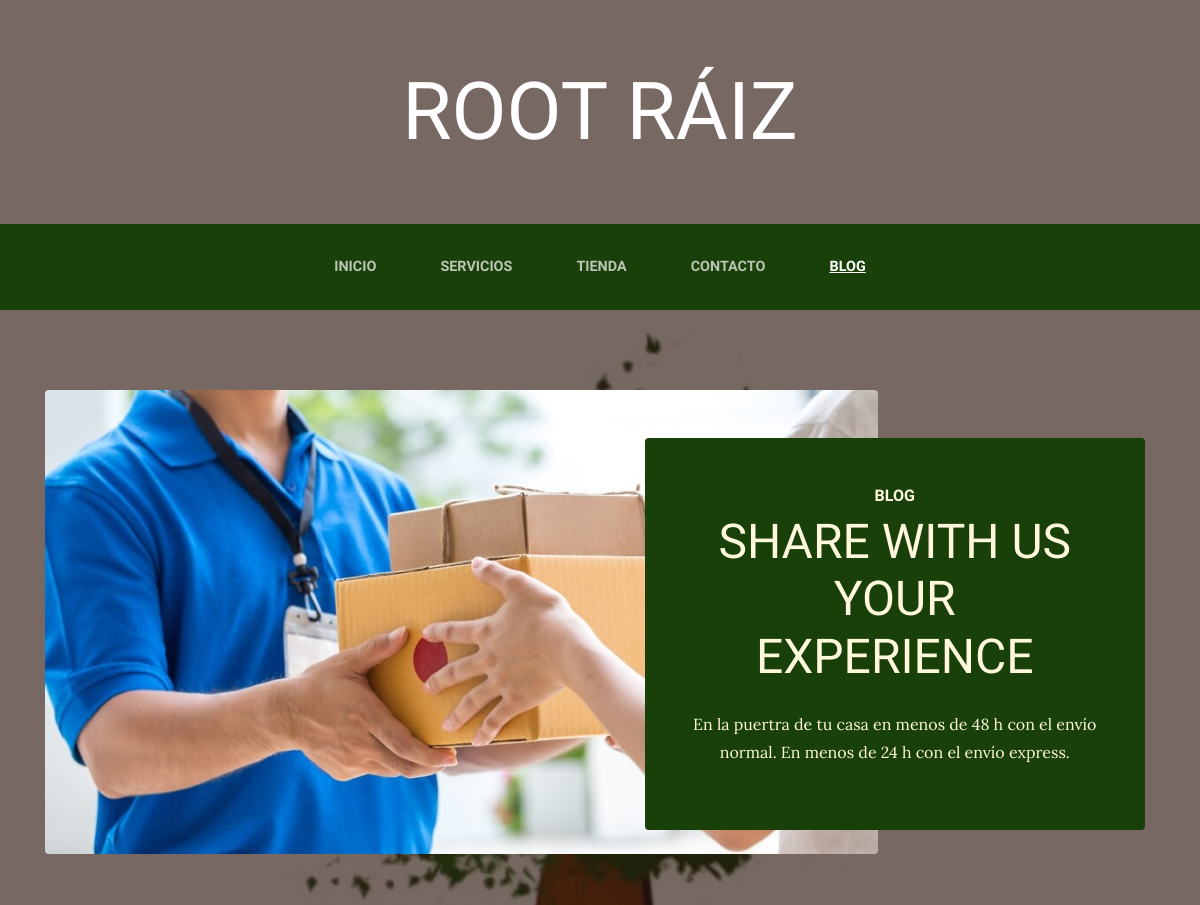
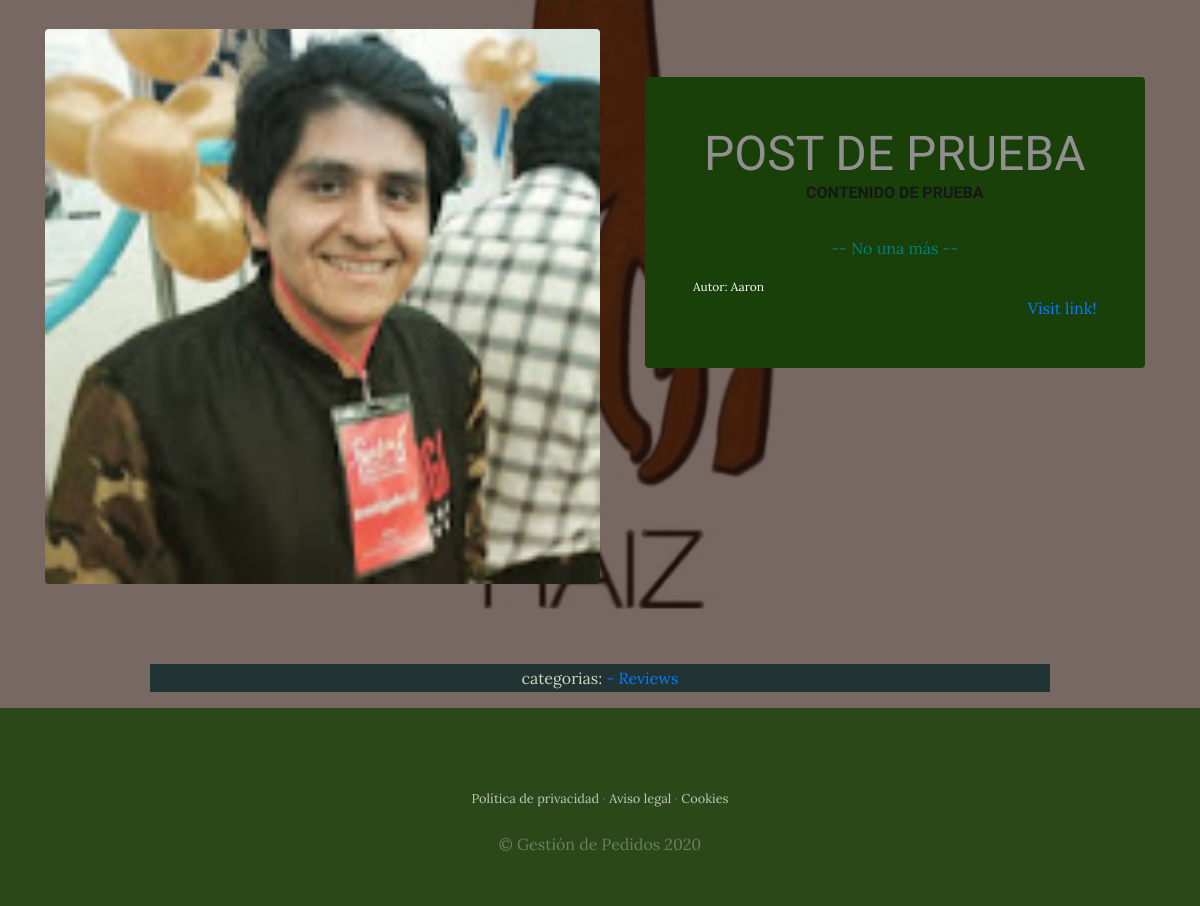
The page /Blog/categoria/4/ on the database its author committed (2 pictures, top to bottom).
### blog/models.py (models this page shows, shortened)
class Post(models.Model):
    titulo = models.CharField(max_length=50)
    contenido = models.CharField(max_length=50)
    imagen = models.ImageField(upload_to = 'blog', null = True, blank = True)
    autor = models.ForeignKey(User, on_delete = models.CASCADE)
    categorias = models.ManyToManyField(Categoria)
    creado = models.DateField(auto_now_add=True)
    modificado = models.DateField(auto_now_add=True)
    fuente = models.URLField()
    class Meta:
        verbose_name = "post"
        verbose_name_plural = "posts"

class Categoria(models.Model):
    nombre = models.CharField(max_length=50)
    creado = models.DateField(auto_now_add=True)
    modificado = models.DateField(auto_now_add=True)
    class Meta:
        verbose_name = "categoria"
        verbose_name_plural = "categorias"

### blog/views.py (the view)
# urls.py: path('categoria/<int:categoria_id>/', views.categoria, name='categoria'),
def categoria(request, categoria_id):
    categoria = Categoria.objects.get(id = categoria_id)
    posts = Post.objects.filter(categorias = categoria)
    return render(request, "blog/categorias.html", {"categorias": categoria_id, "posts": posts})

### blog/templates/blog/categorias.html
{% extends "RooTapp/base.html" %}
{% load static %}
{% block content %}
   <section class="page-section clearfix">
    <div class="container">
      <div class="intro">
        <img class="intro-img img-fluid mb-3 mb-lg-0 rounded" src="{% static 'RooTapp/img/principal.jpg' %}" alt="">
        <div class="intro-text left-0 text-center bg-faded p-5 rounded">
          <h2 class="section-heading mb-4" >
            <span class="section-heading-upper">Blog</span>
            <span class="section-heading-lower">Share with us your experience</span>
          </h2>
          <p class="mb-3">En la puertra de tu casa en menos de 48 h con el envío normal. En menos de 24 h con el envío express.
          </p>
        </div>
      </div>
    </div>
  </section>
  {% for post in posts %}
    <section class="page-section clearfix">
      <div class="container">
        <div class="intro">
          <img class="intro-img img-fluid mb-3 mb-lg-0 rounded" src="{{post.imagen.url}}" alt="" style="width: 50%;">
          <div class="intro-text left-0 text-center bg-faded p-5 rounded">
            <h2 class="section-heading mb-4" >
              <span class="section-heading-lower" style="color: rgb(145, 143, 143);" >{{post.titulo}}</span>
              <span class="section-heading-upper" style="color: rgb(23, 22, 24);">{{post.contenido}}</span>
            </h2>
            <p class="mb-3" style="color: teal;">-- No una más --
            </p>
            <div style="text-align: left; font-size: 0.75em;">
              <span class="section-heading-upper" style="color: rgb(255, 255, 255);">Autor: {{post.autor}}</span>
            </div>
            <div style="text-align: right; font-size: 1.0em;">
              <a href="{{post.fuente}}" target="_blank">Visit link!</a>
            </div>
          </div>
        </div>
      </div>
    </section>
    {% endfor %}
    <section>
      <div style="width: 75%; background-color: rgb(33, 51, 51); margin: auto; text-align: center;">
        <p style="color: rgb(205, 216, 189);">
          categorias:
          {% for post in posts %}
            {% for categoria in post.categorias.all %}
              <a href ="{% url 'categoria' categoria.id %}">- {{categoria.nombre}} </a>
            {% endfor %}
          {% endfor %}
        </p>
      </div>
    </section>
{% endblock %}

### RooTapp/static/RooTapp/css/gestion.css (style rules this page uses)
body { font-family: 'Lora'; background: linear-gradient(rgba(47, 23, 15, 0.65), rgba(47, 23, 15, 0.65)), url("../img/RootRaiz.jpeg"); background-attachment: fixed; background-position: center; background-size: cover; }
h1, h2, h3, h4, h5, h6 { font-family: 'Raleway'; }
p { line-height: 1.75; }
.page-section { margin-top: 5rem; margin-bottom: 5rem; }
.section-heading { text-transform: uppercase; }
.section-heading .section-heading-upper { display: block; font-size: 1rem; font-weight: 800; padding-bottom:.5rem; }
.section-heading .section-heading-lower { display: block; font-size: 3rem; font-weight: 100; }
.bg-faded { background-color: rgba(255, 255, 255, 0.85); }
.intro { position: relative; }
@media (min-width: 992px) { .intro .intro-img { width: 75%; float: left; } }
@media (min-width: 992px) { .intro .intro-text { left: 600; width: 60%; margin-top: 3rem; background-color: rgba(24, 64, 8); color: cornsilk; position: absolute; } }
@media (min-width: 1200px) { .intro .intro-text { width: 45%; } }

### rows shown on the page
Post: imagen (picture), titulo "POST DE PRUEBA", contenido "CONTENIDO DE PRUEBA", autor "Aaron"
Categoria: nombre "Reviews"
